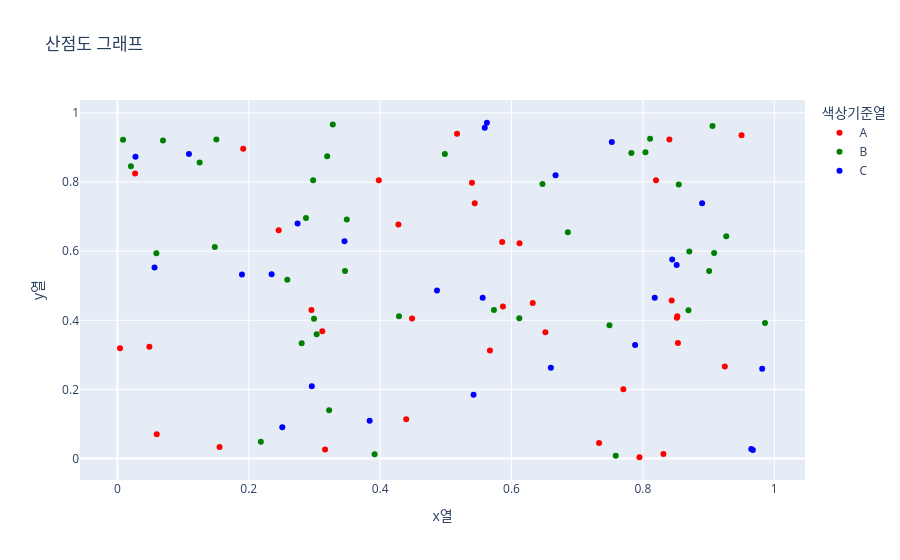

Notebook code for this chart:
### Markdown cell above
2. plotly express 활용, 자주 빈번하게 사용하는 그래프|차트 종류(목록)

1) 산점도 (scatter)
> 각 데이터간 상관관계 분석, 전체 데이터의 밀집도
> 매출대비, 이익상관관계 // 저가,고가 등 파악

px.scatter(df, x='x열', y='y열', color='색상범례값설정')

2) 선그래프 (line)
> 시계열차트, 시간경과에 따라 데이터의 증감 추이를 파악
> 기존 과거 테이터를 기반 -> 증가,감소(마케팅 예측, 대안 전략수립)
> 웹사이트 유입 트래픽 -> 어떤 시간대 유입, 요일 구매 많이

px.line(df, x='x열', y='y열')

3) 막대그래프 (bar)
> 서로 다른 데이터들간 개별적인 수치값을 비교
> 절대빈도 차트/ A, B 시험성적 비교/
> 브랜드별 분기 매출 지표

px.bar(df, x='범주열', y='값')

4) 히스토그램 (histogram)
> 과거로부터 이어져온 데이터의 누적된 흐름을 보고자 할 때
> 특정 시점의 앞뒤 데이터가 붙어져있어서 전체적인 흐름 판단이 용이
> 해당 기간동안의 데이터의 그룹화 (군집화) 가능
> 2년의 기간 데이터 -> 8개의 그룹으로 나눠서 시각화 가능

px.histogram(df, x='데이터열', nbins = ) #nbins: numberbins => 몇개의 구간으로 나눠서 데이터를 볼 것 인가

5) 상자그림 (boxplot)
> 특정 데이터 그룹의 최소/최대/주앙/평균/이상치 값을 한번에 박스형태로 보여줌
> 상자(해당 데이터 그룹의 보편화된 값이 어디에 몰려있는가)
> 이상치(특이값 도출, 왜, 증감추세 파악)

px.box(df, y=['비교하고자 하는 각 열'])

### Code cell
import plotly.express as px
import pandas as pd
import numpy as np  #랜덤값 생성 속성 존재

df = pd.DataFrame({
    "x열": np.random.rand(100), #0부터 1미만의 실수 자료형을 난수형태(랜덤)로 100개 생성.(중복 허용)
    "y열": np.random.rand(100),
    "색상기준열" :np.random.choice(["A", "B", "C"],100) # 최대한 근사치의 비중을 만들어줌 ex) a:34,b:33,c:33
})

df["색상기준열"] = pd.Categorical(df["색상기준열"], ordered = True)

fig = px.scatter(df, x= "x열", y="y열", color="색상기준열",category_orders= {"색상기준열":["A","B","C"]},color_discrete_sequence=["red","green","blue"],  title="산점도 그래프")
fig.show()

### Figure 1 — Plotly figure (JSON) as saved in the notebook; plotly's stock layout.template omitted (floating-point values rounded to 4 significant figures)
{"data": [{"hovertemplate": "색상기준열=A<br>x열=%{x}<br>y열=%{y}<extra></extra>", "legendgroup": "A", "marker": {"color": "red", "symbol": "circle"}, "mode": "markers", "name": "A", "orientation": "v", "showlegend": true, "type": "scatter", "x": [0.1556, 0.5858, 0.4278, 0.4486, 0.6515, 0.8312, 0.8524, 0.4397, 0.8403, 0.5398, 0.82, 0.2955, 0.6323, 0.544, 0.5671, 0.312, 0.02706, 0.6122, 0.7947, 0.398, 0.2456, 0.3162, 0.1916, 0.8517, 0.04878, 0.587, 0.004045, 0.7702, 0.9247, 0.8533, 0.05997, 0.5171, 0.8438, 0.9501, 0.7332], "xaxis": "x", "y": [0.03391, 0.6268, 0.6768, 0.4055, 0.3657, 0.01324, 0.4118, 0.1138, 0.9233, 0.7976, 0.8054, 0.4299, 0.45, 0.7388, 0.313, 0.3683, 0.8243, 0.6229, 0.00397, 0.8052, 0.6604, 0.02625, 0.8961, 0.4077, 0.3239, 0.4402, 0.3193, 0.2006, 0.2663, 0.3346, 0.07043, 0.9392, 0.4572, 0.9354, 0.04537], "yaxis": "y"}, {"hovertemplate": "색상기준열=B<br>x열=%{x}<br>y열=%{y}<extra></extra>", "legendgroup": "B", "marker": {"color": "green", "symbol": "circle"}, "mode": "markers", "name": "B", "orientation": "v", "showlegend": true, "type": "scatter", "x": [0.3466, 0.9008, 0.8546, 0.02068, 0.1483, 0.2994, 0.7586, 0.298, 0.6118, 0.7824, 0.9858, 0.2184, 0.1252, 0.9269, 0.3493, 0.4986, 0.7491, 0.8038, 0.2871, 0.9059, 0.8693, 0.2587, 0.008639, 0.1508, 0.8707, 0.328, 0.5733, 0.2806, 0.4287, 0.3916, 0.05943, 0.3034, 0.9084, 0.6471, 0.8109, 0.06947, 0.3223, 0.3194, 0.6858], "xaxis": "x", "y": [0.5428, 0.5423, 0.7929, 0.8455, 0.6122, 0.4043, 0.008069, 0.8052, 0.4057, 0.8838, 0.3921, 0.04848, 0.8562, 0.6432, 0.6919, 0.8811, 0.386, 0.8861, 0.6959, 0.9622, 0.4293, 0.5174, 0.9221, 0.9231, 0.5989, 0.966, 0.4297, 0.3337, 0.4117, 0.01241, 0.5942, 0.3595, 0.5944, 0.7946, 0.9252, 0.9201, 0.14, 0.8746, 0.6544], "yaxis": "y"}, {"hovertemplate": "색상기준열=C<br>x열=%{x}<br>y열=%{y}<extra></extra>", "legendgroup": "C", "marker": {"color": "blue", "symbol": "circle"}, "mode": "markers", "name": "C", "orientation": "v", "showlegend": true, "type": "scatter", "x": [0.4865, 0.7881, 0.2511, 0.7527, 0.9816, 0.9649, 0.109, 0.6671, 0.0276, 0.5625, 0.8901, 0.05662, 0.8514, 0.6599, 0.3841, 0.2744, 0.5422, 0.9673, 0.2348, 0.5561, 0.3458, 0.296, 0.8446, 0.1897, 0.5593, 0.818], "xaxis": "x", "y": [0.4863, 0.3287, 0.09089, 0.9159, 0.2602, 0.02816, 0.8807, 0.8194, 0.8729, 0.9714, 0.7388, 0.5531, 0.5598, 0.2625, 0.1094, 0.6798, 0.1845, 0.025, 0.5335, 0.4649, 0.6288, 0.209, 0.5757, 0.5322, 0.9571, 0.4649], "yaxis": "y"}], "layout": {"legend": {"title": {"text": "색상기준열"}, "tracegroupgap": 0}, "title": {"text": "산점도 그래프"}, "xaxis": {"anchor": "y", "domain": [0, 1], "title": {"text": "x열"}}, "yaxis": {"anchor": "x", "domain": [0, 1], "title": {"text": "y열"}}}}
